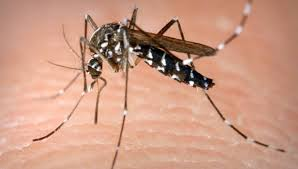
#> input picture Intro to OpenCV/m5.jpg, 298 x 169 px
$ python img_transformation.py
#> lines starting #> are read from the running program, lines starting #| are printed output that depends on the picture
import cv2
import numpy as np

img = cv2.imread('m5.jpg')
#> img is the input picture: shape (169, 298, 3); mean B, G, R 132.4, 154.4, 203.5

cols = img.shape[1]
#> cols = 298
rows = img.shape[0]
#> rows = 169
m = np.float32([[1,0,150],[0,1,70]])
shifted = cv2.warpAffine(img,m,(cols,rows))
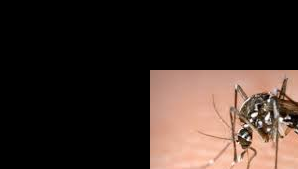
#> shifted: shape (169, 298, 3); mean B, G, R 38.4, 44.4, 57.9

cv2.imshow('img',shifted)

cv2.waitKey(0)
cv2.destroyAllWindows()

$ run again, with Intro to OpenCV/m13.jpg copied over Intro to OpenCV/m5.jpg
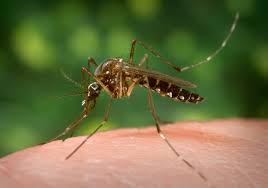
#> input picture Intro to OpenCV/m13.jpg, 268 x 188 px
#> img is the input picture: shape (188, 268, 3); mean B, G, R 67.1, 110.8, 108.8
#> `shifted = cv2.warpAffine(img,m,(cols,rows))`:
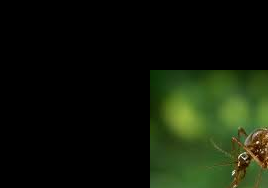
#> shifted: shape (188, 268, 3); mean B, G, R 9.4, 25.5, 17.7
